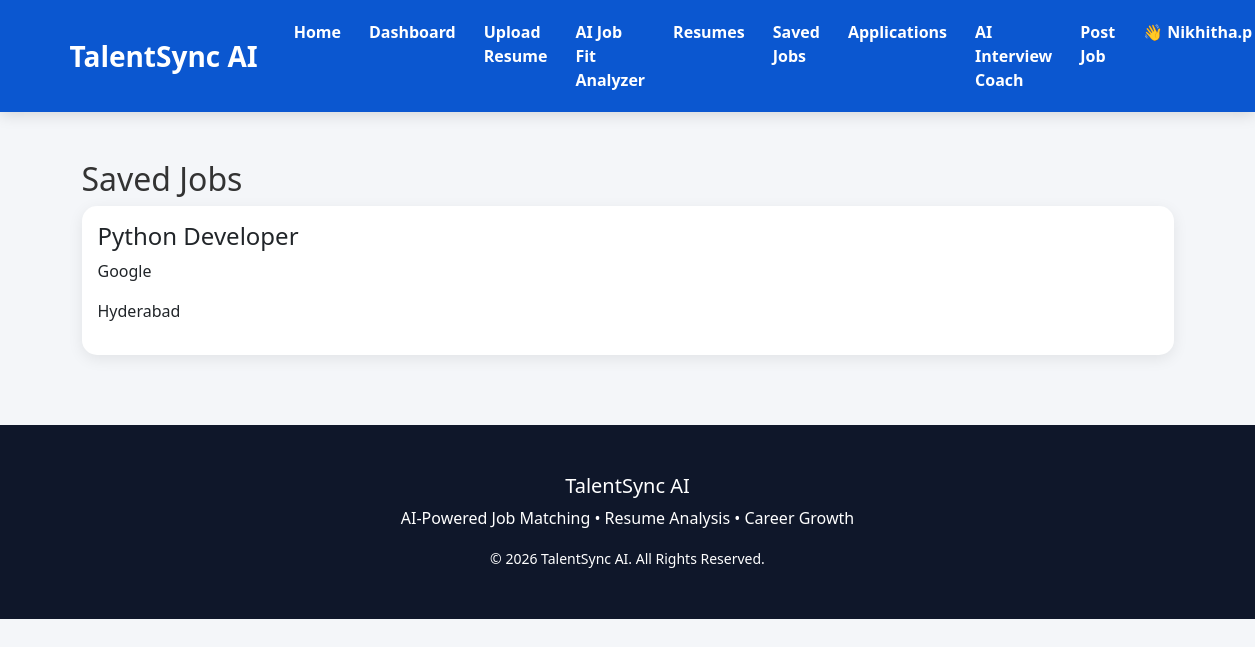
The page /saved-jobs/ (signed in) on the database its author committed.
### core/models.py (models this page shows, shortened)
class SavedJob(models.Model):
    user = models.ForeignKey(
        User,
        on_delete=models.CASCADE
    )
    job = models.ForeignKey(
        Job,
        on_delete=models.CASCADE
    )
    saved_on = models.DateTimeField(
        auto_now_add=True
    )

class Job(models.Model):
    title = models.CharField(max_length=100)
    company = models.ForeignKey(
        Company,
        on_delete=models.CASCADE
    )
    location = models.CharField(max_length=100)
    salary = models.CharField(max_length=50)
    description = models.TextField()
    skills = models.TextField()
    created_at = models.DateTimeField(
        auto_now_add=True
    )
    class Meta:
        ordering = ['-created_at']

class Company(models.Model):
    name = models.CharField(max_length=100)
    location = models.CharField(max_length=100)
    website = models.URLField()
    description = models.TextField()

### core/views.py (the view)
@login_required
def saved_jobs(request):
    jobs = SavedJob.objects.filter(
        user=request.user
    )
    return render(request, 'saved_jobs.html', {
        'jobs': jobs
    })

### templates/saved_jobs.html
{% extends 'base.html' %}
{% block content %}
<div class="container mt-5">
    <h2>Saved Jobs</h2>
    {% for item in jobs %}
    <div class="card mb-3">
        <div class="card-body">
            <h4>{{ item.job.title }}</h4>
            <p>{{ item.job.company.name }}</p>
            <p>{{ item.job.location }}</p>
        </div>
    </div>
    {% empty %}
        <p>No saved jobs yet.</p>
    {% endfor %}
</div>
{% endblock %}

### templates/base.html (shortened to what this page needs)
{% load static %}
<!DOCTYPE html>
<html lang="en">
<head>
    <link
        href="https://cdn.jsdelivr.net/npm/bootstrap@5.3.3/dist/css/bootstrap.min.css"
        rel="stylesheet">
     <link
    rel="stylesheet"
    href="https://cdnjs.cloudflare.com/ajax/libs/font-awesome/6.5.2/css/all.min.css">
    <link
        rel="stylesheet"
        href="https://cdn.jsdelivr.net/npm/bootstrap-icons@1.11.3/font/bootstrap-icons.min.css">
    <link
        rel="stylesheet"
        href="{% static 'css/style.css' %}">
</head>
<body>
<nav class="navbar navbar-expand-lg navbar-dark">
    <div class="container">
        <a class="navbar-brand fw-bold fs-3 text-white" href="{% url 'home' %}">
            TalentSync AI
        </a>
        <div class="collapse navbar-collapse"
             id="navbarNav">
            <ul class="navbar-nav ms-auto">
                <li class="nav-item">
                    <a class="nav-link" href="/">
                        Home
                    </a>
                </li>
                <li class="nav-item">
                    <a class="nav-link"
                       href="{% url 'dashboard' %}">
                        Dashboard
                    </a>
                </li>
                <li class="nav-item">
                    <a class="nav-link"
                       href="{% url 'upload_resume' %}">
                        Upload Resume
                    </a>
                </li>
<li class="nav-item">
    <a class="nav-link"
       href="{% url 'job_fit_analyzer' %}">
        AI Job Fit Analyzer
    </a>
</li>
                <li class="nav-item">
                    <a class="nav-link"
                       href="{% url 'resume_list' %}">
                        Resumes
                    </a>
                </li>
                <li class="nav-item">
                    <a class="nav-link"
                       href="{% url 'saved_jobs' %}">
                        Saved Jobs
                    </a>
                </li>
                <li class="nav-item">
                    <a class="nav-link"
                       href="{% url 'my_applications' %}">
                        Applications
                    </a>
                </li>
                <li class="nav-item">
    <a class="nav-link"
       href="{% url 'interview_home' %}">
        AI Interview Coach
    </a>
</li>
                <li class="nav-item">
                    <a class="nav-link"
                       href="{% url 'post_job' %}">
                        Post Job
                    </a>
                </li>
                {% if user.is_authenticated %}
                <li class="nav-item dropdown">
                    <a class="nav-link dropdown-toggle d-flex align-items-center"
                       href="#"
                       role="button"
                       data-bs-toggle="dropdown">
                        {% if user.socialaccount_set.all.0 %}
                            <img
                                src="{{ user.socialaccount_set.all.0.extra_data.picture }}"
                                width="35"
                                height="35"
                                class="rounded-circle me-2"
                                alt="Profile">
                            {{ user.socialaccount_set.all.0.extra_data.given_name }}
                        {% else %}
                            👋 {{ user.username }}
                        {% endif %}
                    </a>
                </li>
                {% endif %}
            </ul>
        </div>
    </div>
</nav>
<div class="container mt-4">
    {% block content %}
    {% endblock %}
</div>
<footer class="footer">
    <div class="container text-center py-4">
        <h5>TalentSync AI</h5>
        <p>
            AI-Powered Job Matching • Resume Analysis • Career Growth
        </p>
        <small>
            © 2026 TalentSync AI. All Rights Reserved.
        </small>
    </div>
</footer>
</body>
</html>

### static/css/style.css (style rules this page uses)
body { background:#f4f6f9; font-family:'Segoe UI', Tahoma, Geneva, Verdana, sans-serif; color:#333; }
a { text-decoration:none; }
.navbar { background:#0b57d0 !important; box-shadow:0 2px 15px rgba(0,0,0,0.15); }
.navbar-brand { font-size:28px; font-weight:700; color:white !important; }
.nav-link { color:white !important; margin-left:12px; font-weight:500; }
.card { border:none; border-radius:15px; box-shadow:0 4px 15px rgba(0,0,0,0.08); }
.footer { margin-top:50px; background:#212529; color:white; padding:25px; text-align:center; }
.navbar { background:#0b57d0 !important; box-shadow:0 2px 15px rgba(0,0,0,.15); padding:12px 0; }
.navbar .nav-link { color:#ffffff !important; font-weight:600; transition:.3s; }
.navbar .dropdown-toggle { color:#ffffff !important; }
.footer { margin-top:70px; background:#0F172A; color:white; }

### rows shown on the page
SavedJob: job "Python Developer", job.company.name "Google", job.location "Hyderabad"

### other values the page prints
{{ user.username }} "Nikhitha.p"
